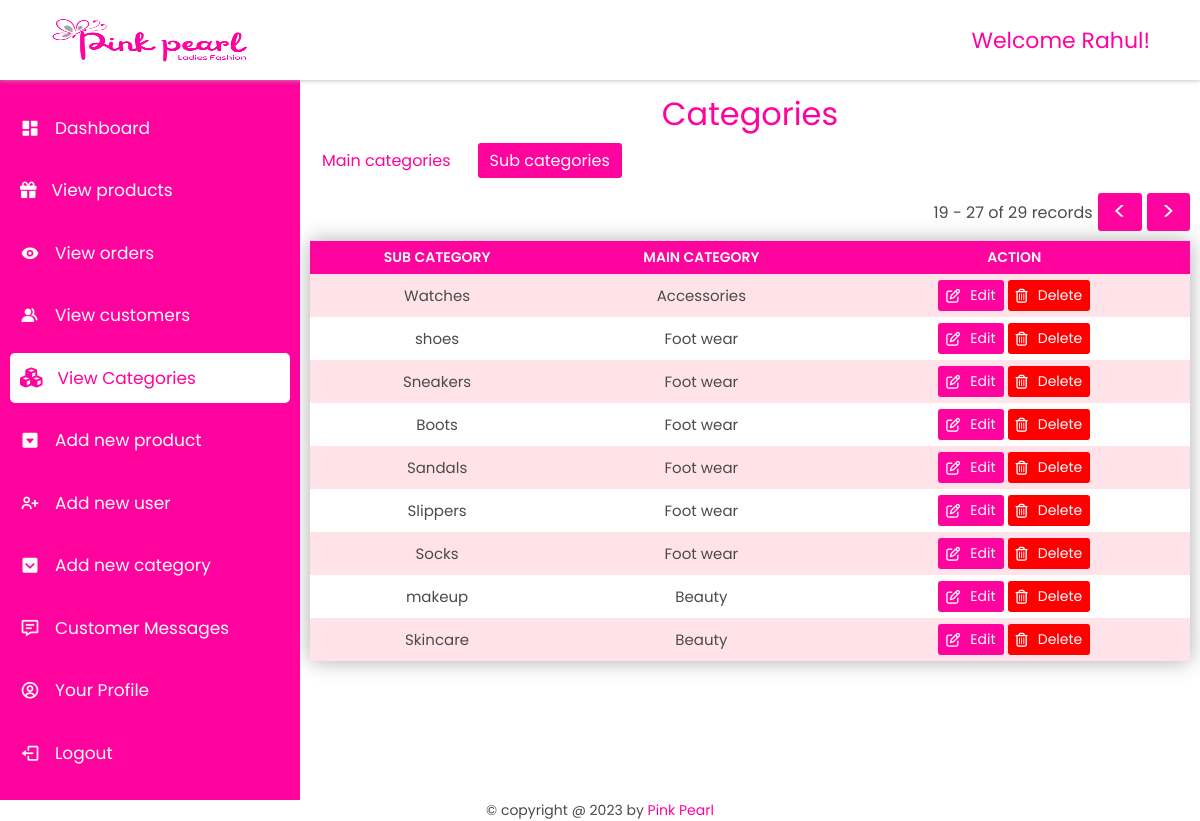
The app's page /admin/categories.php?category=sub&offset=18 (signed in), older data.
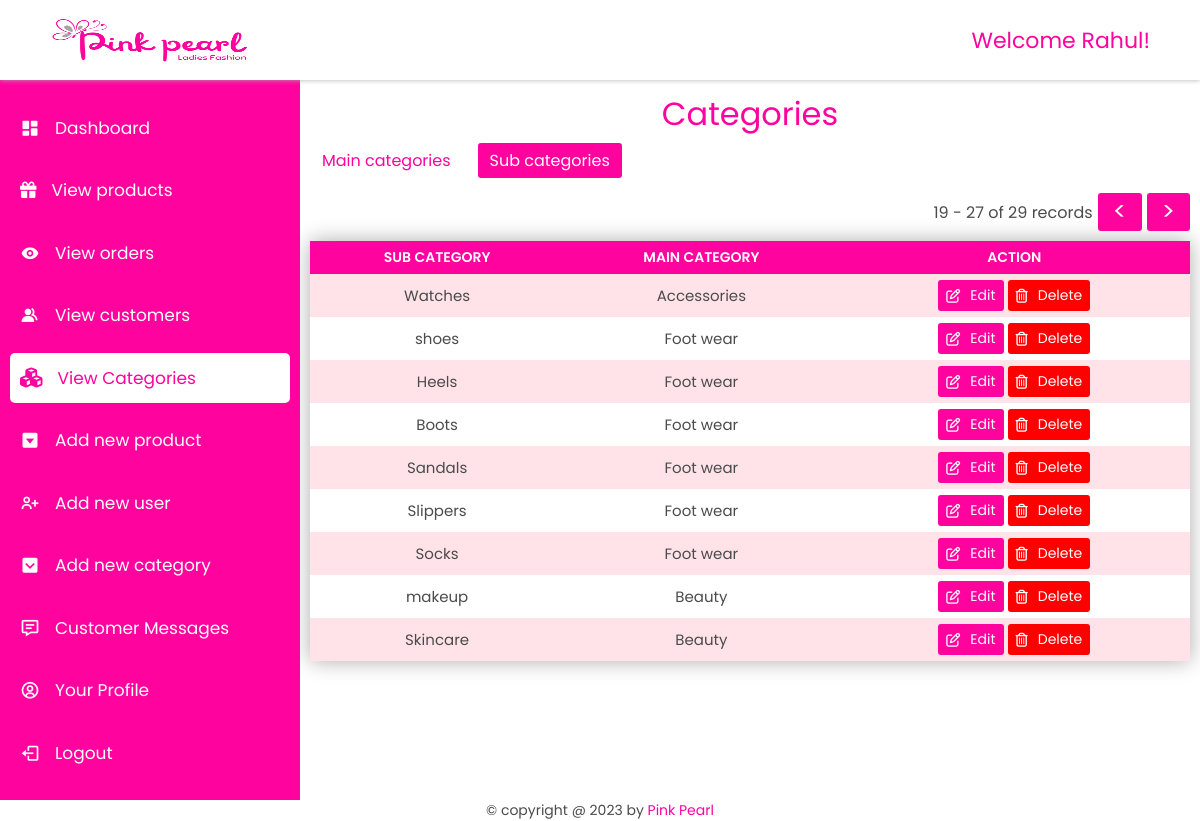
The same page, newer data.
### tables this page shows
CREATE TABLE `category` (
  `sub_category_id` int(11) NOT NULL,
  `main_category_id` int(11) DEFAULT NULL,
  `category_name` varchar(50) NOT NULL
);

CREATE TABLE `main_category` (
  `main_category_id` int(11) NOT NULL,
  `category_name` varchar(255) NOT NULL,
  `description` varchar(100) NOT NULL,
  `image_url` varchar(255) NOT NULL
);

### admin/categories.php (the view, shortened to what the changed rows need)
<?php
    include('../database/dbconnection.php');
    $category = 'main';
    if (isset($_GET['category'])) {
        $category = $_GET['category'];
    }
    if ($category == "sub") {
        $limit = 9;
        $offset = 0;
        if (isset($_GET['offset'])) {
            $offset = $_GET['offset'];
        }
        $sub_category_query = "SELECT mc.category_name as main, sc.category_name as sub, sub_category_id FROM main_category mc, category sc
                                where mc.main_category_id = sc.main_category_id limit $limit offset $offset";
        $result=mysqli_query($connection,$sub_category_query);
        $totalNoOfProducts = getTotalNoOfProducts($connection);
    }
?>
<!DOCTYPE html>
<html lang="en">
<head>
    <link rel="stylesheet" href="../index.css">
    <link rel="stylesheet" href="https://maxst.icons8.com/vue-static/landings/line-awesome/line-awesome/1.3.0/css/line-awesome.min.css">
    <link  rel="stylesheet"href="https://unpkg.com/boxicons@2.1.4/css/boxicons.min.css">
    <link rel="stylesheet" href="style.css">
</head>
<body>
    <header>
        <h1>Welcome <?php echo $_SESSION['admin_name'] ?>!</h1>
    </header>
    <main>
        <div class="container products-container">
            <h1>Categories</h1>
            <?php if ($category == "main") { ?>
                <div class="form-body product-list">
                    <table>
                        <thead>
                            <tr>
                                <th>Image</th>
                                <th>Name</th>
                                <th>Description</th>
                                <th>Action</th>
                            </tr>
                        </thead>
                        <tbody>
                            <?php
                                $query="SELECT * FROM main_category";
                                $result=mysqli_query($connection,$query);
                                if(mysqli_num_rows($result)>0)
                                {
                                    foreach($result as $items)
                                    {
                                        ?>
                                        <tr>
                                            <td>
                                                <img src="../uploadedImages/<?php echo $items['image_url'];?>" width="80px" height="80px" alt="<?= $items['category_name'];?>">
                                            </td>
                                            <td><?=$items['category_name'];?></td>
                                            <td><?=$items['description'];?></td>
                                            <td align="center" style=>
                                                <a href="editmaincategory.php?id=<?php echo $items['main_category_id'] ?>" style="display:inline-block"><button style='font-size:14px;padding:5px 8px;'><i class="fa fa-pencil-square-o" aria-hidden="true"></i>Edit</button></a>
                                                <a href="editmaincategory.php?delete=<?php echo $items['main_category_id'] ?>" style="display:inline-block" onclick="return confirm('Are you sure? Do you want to delete main category <?php echo $items['category_name'];?> ?')"><button style='font-size:14px;padding:5px 8px;' class='delete'><i class="fa fa-trash-o" aria-hidden="true"></i>Delete</button></a>
                                            </td>
                                        </tr>
                                        <?php
                                    }
                                }
                                else{
                                    echo "No records found";
                                }
                            ?>
                        </tbody>
                    </table>
                </div>
            <?php }  elseif ($category == "sub") { ?>
                <div class="product-list">
                    <table>
                        <tr>
                            <th>Sub category</th>
                            <th>Main category</th>
                            <th>Action</th>
                        </tr>
                        <?php
                                if(mysqli_num_rows($result)>0)
                                {
                                    foreach($result as $items)
                                    {
                                        ?>
                                        <tr>
                                            <td><?php echo $items['sub'] ?></td>
                                            <td><?php echo $items['main'] ?></td>
                                            <td align="center" style=>
                                                <a href="editsubcategory.php?id=<?php echo $items['sub_category_id'] ?>" style="display:inline-block"><button style='font-size:14px;padding:5px 8px;'><i class="fa fa-pencil-square-o" aria-hidden="true"></i>Edit</button></a>
                                                <a href="editsubcategory.php?delete=<?php echo $items['sub_category_id'] ?>" style="display:inline-block" onclick="return confirm('Are you sure? Do you want to delete sub category <?php echo $items['sub'];?> ?')"><button style='font-size:14px;padding:5px 8px;' class='delete'><i class="fa fa-trash-o" aria-hidden="true"></i>Delete</button></a>
                                            </td>
                                        </tr>
                                        <?php
                                    }
                                }
                                else{
                                    echo "No records found";
                                }
                            ?>
                    </table>
                </div>
            <?php } ?>
        </div>
    </main>
</body>
</html>
<?php
    function getTotalNoOfProducts($connection) {
        $query = "SELECT count(*) FROM category"  ;
        $result = mysqli_query($connection, $query);
        $count = mysqli_fetch_assoc($result)['count(*)'];
        return $count;
    }
?>

Row changes from the older to the newer data that the page shows:
changed category: category_name "Sneakers" → "Heels"
